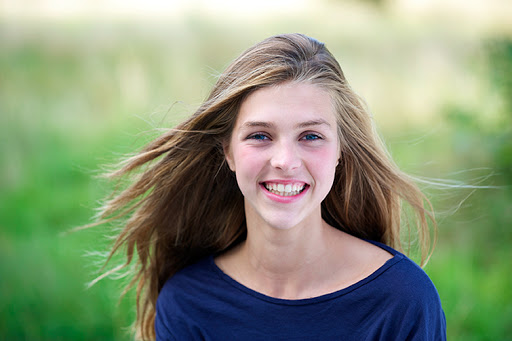
#> input picture face.jpg, 512 x 341 px
$ jupyter execute detect_eye_and_smile.ipynb
#> lines starting #> are read from the running program, lines starting #| are printed output that depends on the picture; after the words box and inside, x2 and y2 are one past the last pixel; in counts of white or black regions, pixels touching at a corner belong together
[cell 1]
import cv2
import numpy as np
import matplotlib.pyplot as plt

[cell 2]
smile_cascade = cv2.CascadeClassifier('haarcascade_smile.xml')
image = cv2.imread('face.jpg')
#> image is the input picture: shape (341, 512, 3); mean B, G, R 121.4, 149.5, 137.3
img= cv2.cvtColor(image, cv2.COLOR_BGR2RGB)
plt.imshow(img)
plt.show()

[cell 3]
gray_image = cv2.cvtColor(image, cv2.COLOR_BGR2GRAY)
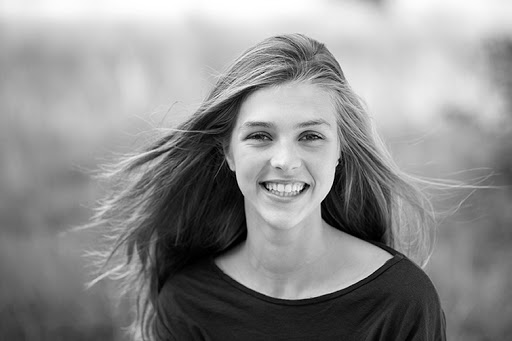
#> gray_image: shape (341, 512); min 0, max 255, mean 142.6
smile = smile_cascade.detectMultiScale(gray_image, 1.3, 70)
#> smile = ()

for (x, y, w, h) in smile:
    cv2.rectangle(image, (x, y), (x + w, y + h), (255, 255, 0), 2)
#> this loop made 0 passes

image= cv2.cvtColor(image, cv2.COLOR_BGR2RGB)

[cell 4]
plt.imshow(image)
plt.show()

[cell 5]
eye_cascade= cv2.CascadeClassifier('haarcascade_eye.xml')
image= cv2.imread('face.jpg')
img= cv2.cvtColor(image, cv2.COLOR_BGR2RGB)
plt.imshow(img)
plt.show()

[cell 6]
gray_image = cv2.cvtColor(image, cv2.COLOR_BGR2GRAY)
eye = eye_cascade.detectMultiScale(gray_image, 1.1, 6)
#> eye = [[288, 117, 39, 39], [293, 176, 24, 24], [237, 115, 41, 41]]

for (x, y, w, h) in eye:
    cv2.rectangle(image, (x, y), (x + w, y + h), (255, 255, 0), 2)
#> this loop made 3 passes
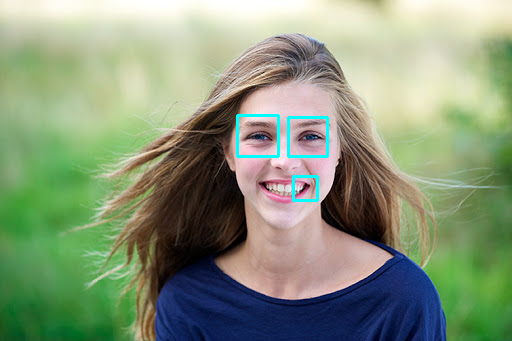
#> image: shape (341, 512, 3); 0.71% of pixels changed, all inside (x1, y1, x2, y2) = (236, 114, 329, 202)

image= cv2.cvtColor(image, cv2.COLOR_BGR2RGB)

$ run again, with full.jpg copied over face.jpg
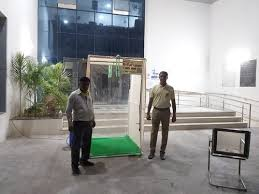
#> input picture full.jpg, 259 x 194 px
#> image is the input picture: shape (194, 259, 3); mean B, G, R 145.9, 147.2, 146.3
#> `gray_image = cv2.cvtColor(image, cv2.COLOR_BGR2GRAY)`:
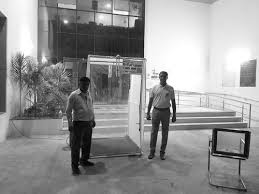
#> gray_image: shape (194, 259); min 0, max 255, mean 146.8
#> smile = ()
